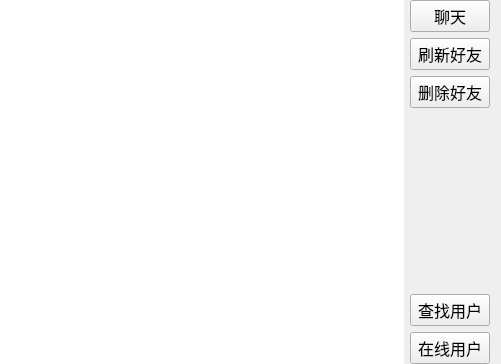
<?xml version="1.0" encoding="UTF-8"?>
<ui version="4.0">
 <class>Friend</class>
 <widget class="QWidget" name="Friend">
  <property name="geometry">
   <rect>
    <x>0</x>
    <y>0</y>
    <width>501</width>
    <height>364</height>
   </rect>
  </property>
  <property name="windowTitle">
   <string>Form</string>
  </property>
  <layout class="QHBoxLayout" name="horizontalLayout">
   <property name="leftMargin">
    <number>0</number>
   </property>
   <property name="topMargin">
    <number>0</number>
   </property>
   <property name="bottomMargin">
    <number>0</number>
   </property>
   <item>
    <widget class="QListWidget" name="listWidget">
     <property name="frameShape">
      <enum>QFrame::NoFrame</enum>
     </property>
    </widget>
   </item>
   <item>
    <layout class="QVBoxLayout" name="verticalLayout">
     <item>
      <widget class="QPushButton" name="chat_PB">
       <property name="font">
        <font>
         <family>Agency FB</family>
         <pointsize>12</pointsize>
        </font>
       </property>
       <property name="text">
        <string>聊天</string>
       </property>
      </widget>
     </item>
     <item>
      <widget class="QPushButton" name="flush_PB">
       <property name="font">
        <font>
         <family>Agency FB</family>
         <pointsize>12</pointsize>
        </font>
       </property>
       <property name="text">
        <string>刷新好友</string>
       </property>
      </widget>
     </item>
     <item>
      <widget class="QPushButton" name="del_PB">
       <property name="font">
        <font>
         <family>Agency FB</family>
         <pointsize>12</pointsize>
        </font>
       </property>
       <property name="text">
        <string>删除好友</string>
       </property>
      </widget>
     </item>
     <item>
      <spacer name="verticalSpacer_2">
       <property name="orientation">
        <enum>Qt::Vertical</enum>
       </property>
       <property name="sizeHint" stdset="0">
        <size>
         <width>20</width>
         <height>158</height>
        </size>
       </property>
      </spacer>
     </item>
     <item>
      <widget class="QPushButton" name="findUser_PB">
       <property name="font">
        <font>
         <family>Agency FB</family>
         <pointsize>12</pointsize>
        </font>
       </property>
       <property name="text">
        <string>查找用户</string>
       </property>
      </widget>
     </item>
     <item>
      <widget class="QPushButton" name="onlineUser_PB">
       <property name="font">
        <font>
         <family>Agency FB</family>
         <pointsize>12</pointsize>
        </font>
       </property>
       <property name="text">
        <string>在线用户</string>
       </property>
      </widget>
     </item>
    </layout>
   </item>
  </layout>
 </widget>
 <resources/>
 <connections/>
</ui>
